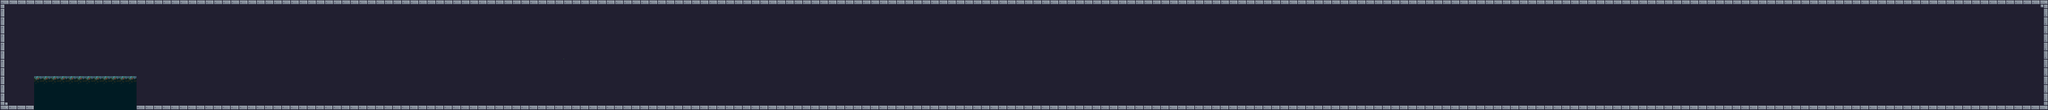

Below is a game level as drawn by its tile map, then a one-line description and the .tmx that defines it (tile-layer data replaced by summaries):
An orthogonal 240x13 tile map with 16x16 px tiles, 2 tile layers (background, graphics), 4 tilesets and 1 object.

<map version="1.5" tiledversion="1.6.0" orientation="orthogonal" renderorder="right-down" width="240" height="13" tilewidth="16" tileheight="16" infinite="0" nextlayerid="10" nextobjectid="36">
 <tileset firstgid="1" source="../StringStar.tsx" />
 <tileset firstgid="199" source="../background_0.tsx" />
 <tileset firstgid="397" source="../nature-paltformer-tileset-16x16.tsx" />
 <tileset firstgid="474" source="../tilesets/Terrain (16x16).tsx" />
 <layer id="1" name="background" width="240" height="13">
  <data>[3120 cells, 3120 non-empty, 9 distinct tile ids]</data>
 </layer>
 <layer id="2" name="graphics" width="240" height="13">
  <data>[3120 cells, 49 non-empty, 3 distinct tile ids]</data>
 </layer>
 <objectgroup id="3" name="ground">
  <object id="35" x="64.0117" y="144.012" width="191.988" height="64.0278" />
 </objectgroup>
 <objectgroup id="9" name="end_hole" />
 <objectgroup id="5" name="falling_platform" />
 <objectgroup id="6" name="gems" />
</map>
